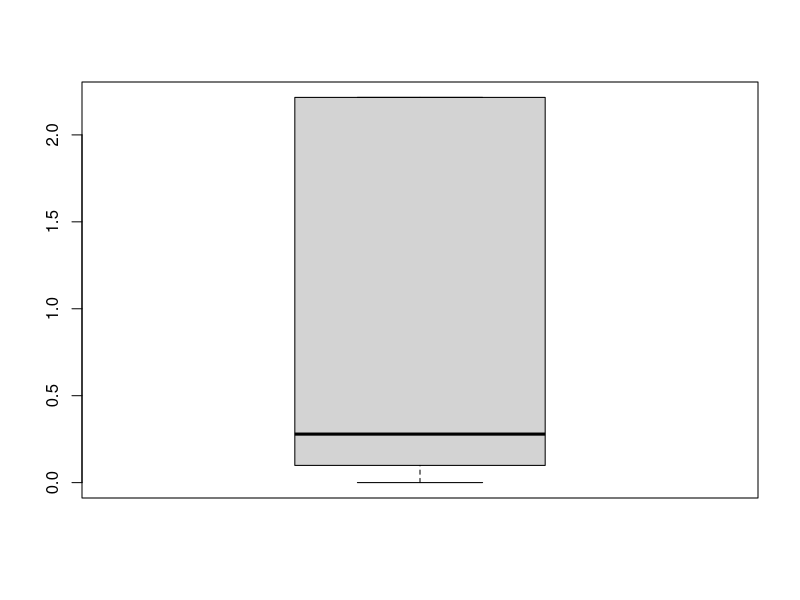

The R source for this figure:
## ---- chunk 1
knitr::opts_chunk$set(echo = TRUE,always_allow_html = TRUE, tidy.opts=list(width.cutoff=60), tidy=TRUE)
## ---- chunk 2
# toss a coin
toss10 <- sample(c(0,1), size = 10, prob = c(0.5,0.5), replace = TRUE)
toss100 <- sample(c(0,1), size = 100, prob = c(0.5,0.5), replace = TRUE)
toss10k <- sample(c(0,1), size = 10000, prob = c(0.5,0.5), replace = TRUE)
results <- data.frame(c(sum(toss10), 10-sum(toss10)),
                      c(sum(toss100), 100-sum(toss100)),
                      c(sum(toss10k), 10000-sum(toss10k)))
colnames(results) <- c("10 tosses", "100 tosses", "10,000 tosses")
rownames(results) <- c("heads", "tails")
results
## ---- chunk 3
N0 <- 1
lambda <- matrix(rbinom(1600, 1, 0.5), ncol = 16)
lambda[lambda==1] <- 1.55
lambda[lambda==0] <- 0.55
# lambda is a 100-by-16 matrix
# each row represents a possible population change in 16 years
outcome <- N0*apply(lambda, 1, prod)
boxplot(outcome, outline = FALSE)
# we removed outliers to get a better idea of the interquartile range
# and the median
